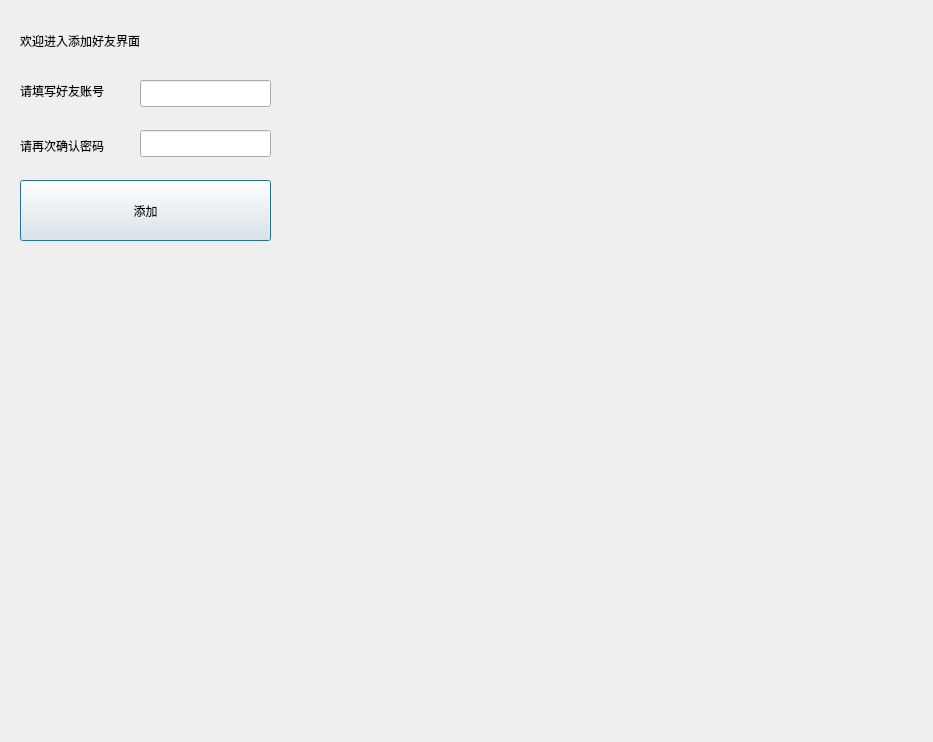
<?xml version="1.0" encoding="UTF-8"?>
<ui version="4.0">
 <class>dialoguseradd</class>
 <widget class="QDialog" name="dialoguseradd">
  <property name="geometry">
   <rect>
    <x>0</x>
    <y>0</y>
    <width>933</width>
    <height>742</height>
   </rect>
  </property>
  <property name="windowTitle">
   <string>Dialog</string>
  </property>
  <widget class="QPushButton" name="pushButton">
   <property name="geometry">
    <rect>
     <x>20</x>
     <y>180</y>
     <width>251</width>
     <height>61</height>
    </rect>
   </property>
   <property name="text">
    <string>添加</string>
   </property>
  </widget>
  <widget class="QLineEdit" name="lineEdit">
   <property name="geometry">
    <rect>
     <x>140</x>
     <y>80</y>
     <width>131</width>
     <height>27</height>
    </rect>
   </property>
  </widget>
  <widget class="QLineEdit" name="lineEdit_2">
   <property name="geometry">
    <rect>
     <x>140</x>
     <y>130</y>
     <width>131</width>
     <height>27</height>
    </rect>
   </property>
  </widget>
  <widget class="QLabel" name="label">
   <property name="geometry">
    <rect>
     <x>20</x>
     <y>70</y>
     <width>131</width>
     <height>41</height>
    </rect>
   </property>
   <property name="text">
    <string>请填写好友账号</string>
   </property>
  </widget>
  <widget class="QLabel" name="label_2">
   <property name="geometry">
    <rect>
     <x>20</x>
     <y>130</y>
     <width>171</width>
     <height>31</height>
    </rect>
   </property>
   <property name="text">
    <string>请再次确认密码</string>
   </property>
  </widget>
  <widget class="QLabel" name="label_3">
   <property name="geometry">
    <rect>
     <x>-110</x>
     <y>-140</y>
     <width>981</width>
     <height>541</height>
    </rect>
   </property>
   <property name="styleSheet">
    <string notr="true">image:url(:/jrbj1.jfif)</string>
   </property>
   <property name="text">
    <string/>
   </property>
  </widget>
  <widget class="QLabel" name="label_4">
   <property name="geometry">
    <rect>
     <x>20</x>
     <y>10</y>
     <width>511</width>
     <height>61</height>
    </rect>
   </property>
   <property name="text">
    <string>欢迎进入添加好友界面</string>
   </property>
  </widget>
  <zorder>label_3</zorder>
  <zorder>pushButton</zorder>
  <zorder>lineEdit</zorder>
  <zorder>lineEdit_2</zorder>
  <zorder>label</zorder>
  <zorder>label_2</zorder>
  <zorder>label_4</zorder>
 </widget>
 <resources/>
 <connections/>
</ui>
